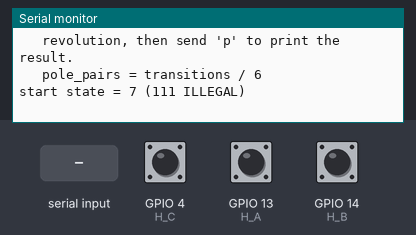
Bench run of a sketch on a simulated ESP32. Shown: the last lines printed to the serial monitor. The test bench sets the inputs (shaded band); at power-on: GPIO 4 (H_C) HIGH, GPIO 13 (H_A) HIGH, GPIO 14 (H_B) HIGH.

Above: at 1.7 s.
1.8 s: GPIO 4 (H_C) pulled LOW for 0.15 s
At 2.5 s:
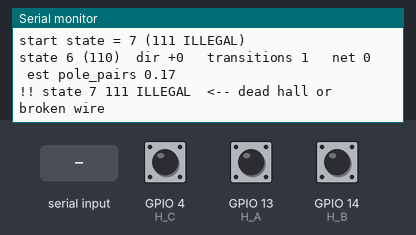
3.4 s: "z" received over Serial
At 4.3 s:
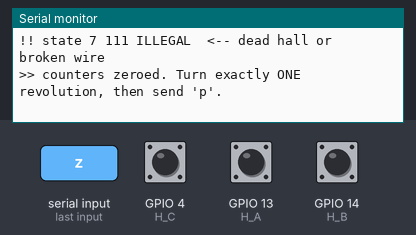
4.9 s: "p" received over Serial
At 5.5 s:
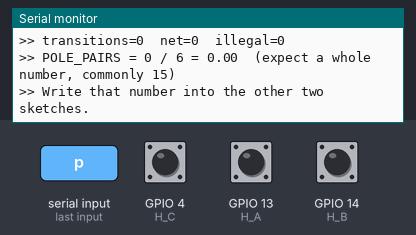
6.4 s: GPIO 13 (H_A) pulled LOW for 0.15 s
At 6.53 s:
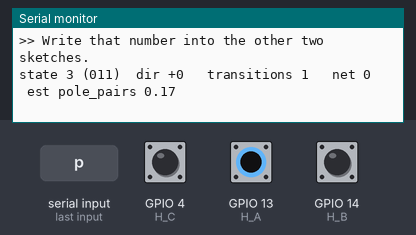
8.0 s: GPIO 14 (H_B) pulled LOW for 0.15 s
At 8.5 s:
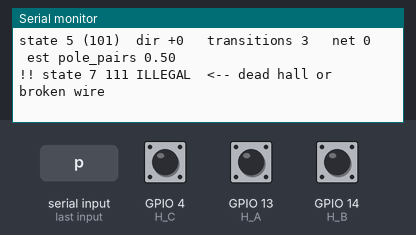
9.6 s: GPIO 4 (H_C) pulled LOW for 1 s
At 10.9 s:
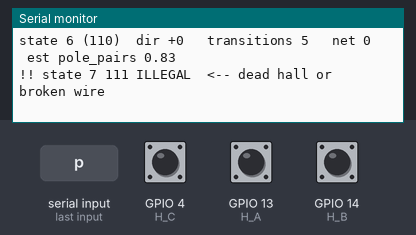
Timing chart, 0 to 12.6 s (numbered marks = the images above; inputs shaded):
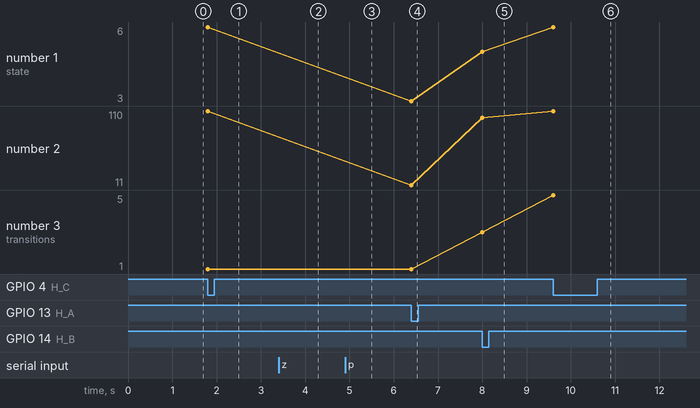

The sketch:

01_hall_check.ino
```cpp
/*
 * 01_hall_check  --  Ninebot E12 hub motor, Hall sensor sanity test
 *
 * NO MOTOR POWER NEEDED. Phase wires stay disconnected for this sketch.
 * Goal: prove the 3 Hall sensors work, learn the state sequence, and
 * measure POLE_PAIRS (which every later sketch depends on).
 *
 * Wiring:
 *   Hall +5V  -> ESP32 VUSB/5V rail (NOT 3V3 -- most SS41-style halls are
 *                unreliable below ~4V)
 *   Hall GND  -> ESP32 GND  (common ground, mandatory)
 *   Hall A/B/C-> H_A/H_B/H_C below, each with a 4.7k pull-up to 3V3.
 *
 * Hub-motor halls are almost always OPEN-COLLECTOR, so pulling up to 3V3
 * gives you 3.3V logic even though the sensor is powered from 5V.
 * VERIFY THIS FIRST with a meter: with only 5V+GND connected and a 4.7k
 * pull-up to 3V3 on one output, the output must swing 0V <-> ~3.3V as you
 * turn the wheel. If it swings 0 <-> 5V it is a push-pull output and you
 * need a level shifter or a divider before touching the ESP32.
 */

#define H_A 13
#define H_B 14
#define H_C 4

// Legal Hall states are 1..6. 0 and 7 mean a dead sensor or bad wiring.
static const char *STATE_NAME[8] = {
  "000 ILLEGAL", "001", "010", "011", "100", "101", "110", "111 ILLEGAL"
};

uint8_t  lastState   = 0xFF;
long     transitions = 0;
long     netSteps    = 0;      // +1 forward, -1 reverse
long     illegalHits = 0;

// Forward 6-step order for a 120-degree hall layout: 1,3,2,6,4,5 (repeats)
int8_t stepDelta(uint8_t from, uint8_t to) {
  static const uint8_t fwd[8] = {0, 3, 6, 2, 5, 1, 4, 0}; // fwd[state] = next state
  if (from > 6 || to > 6 || from == 0 || to == 0) return 0;
  if (fwd[from] == to) return  1;
  if (fwd[to] == from) return -1;
  return 0;  // skipped a state -- too fast, or a flaky sensor
}

uint8_t readHalls() {
  return (digitalRead(H_A) << 2) | (digitalRead(H_B) << 1) | digitalRead(H_C);
}

void printBanner() {
  Serial.println();
  Serial.println(F("=== E12 Hall check ==="));
  Serial.println(F("1) Turn the wheel SLOWLY by hand. You should see states"));
  Serial.println(F("   cycling through 1,3,2,6,4,5 (or the reverse) and never 0 or 7."));
  Serial.println(F("2) Mark the tire and the fork with a pen so you can hit the"));
  Serial.println(F("   same spot exactly."));
  Serial.println(F("3) Send 'z' to zero the counter, turn EXACTLY one full wheel"));
  Serial.println(F("   revolution, then send 'p' to print the result."));
  Serial.println(F("   pole_pairs = transitions / 6"));
  Serial.println();
}

void setup() {
  Serial.begin(115200);
  delay(500);

  // Internal pull-ups as a backstop. GPIO34-39 have NO internal pull-ups,
  // so if you move these pins there the external 4.7k resistors are required.
  pinMode(H_A, INPUT_PULLUP);
  pinMode(H_B, INPUT_PULLUP);
  pinMode(H_C, INPUT_PULLUP);

  printBanner();
  lastState = readHalls();
  Serial.printf("start state = %u (%s)\n", lastState, STATE_NAME[lastState]);
}

void loop() {
  uint8_t s = readHalls();

  if (s != lastState) {
    delayMicroseconds(300);           // crude debounce
    if (readHalls() == s) {
      transitions++;
      int8_t d = stepDelta(lastState, s);
      netSteps += d;

      if (s == 0 || s == 7) {
        illegalHits++;
        Serial.printf("!! state %u %s  <-- dead hall or broken wire\n", s, STATE_NAME[s]);
      } else {
        Serial.printf("state %u (%s)  dir %+d   transitions %ld   net %ld   est pole_pairs %.2f\n",
                      s, STATE_NAME[s], d, transitions, netSteps, transitions / 6.0);
      }
      lastState = s;
    }
  }

  if (Serial.available()) {
    char c = Serial.read();
    if (c == 'z' || c == 'Z') {
      transitions = 0; netSteps = 0; illegalHits = 0;
      Serial.println(F(">> counters zeroed. Turn exactly ONE revolution, then send 'p'."));
    } else if (c == 'p' || c == 'P') {
      Serial.println();
      Serial.printf(">> transitions=%ld  net=%ld  illegal=%ld\n", transitions, netSteps, illegalHits);
      Serial.printf(">> POLE_PAIRS = %ld / 6 = %.2f  (expect a whole number, commonly 15)\n",
                    transitions, transitions / 6.0);
      Serial.println(F(">> Write that number into the other two sketches."));
      Serial.println();
    } else if (c == 'h' || c == 'H') {
      printBanner();
    }
  }
}
```

Measured:
- after the input at 1.8 s, the serial monitor: prints a new line at once (image 1)
- after the input at 3.4 s, the serial monitor: prints a new line at once (image 2)
- after the input at 4.9 s, the serial monitor: prints a new line at once (image 3)
- after the input at 6.4 s, the serial monitor: prints a new line at once (image 4)
- after the input at 8.0 s, the serial monitor: prints a new line at once (image 5)
- after the input at 9.6 s, the serial monitor: prints a new line at once (image 6)
- plotted number 1: 6 → 3 after the input at 6.4 s, 3 → 5 after the input at 8.0 s, 5 → 6 after the input at 9.6 s
- plotted number 2: 110 → 11 after the input at 6.4 s, 11 → 101 after the input at 8.0 s, 101 → 110 after the input at 9.6 s
